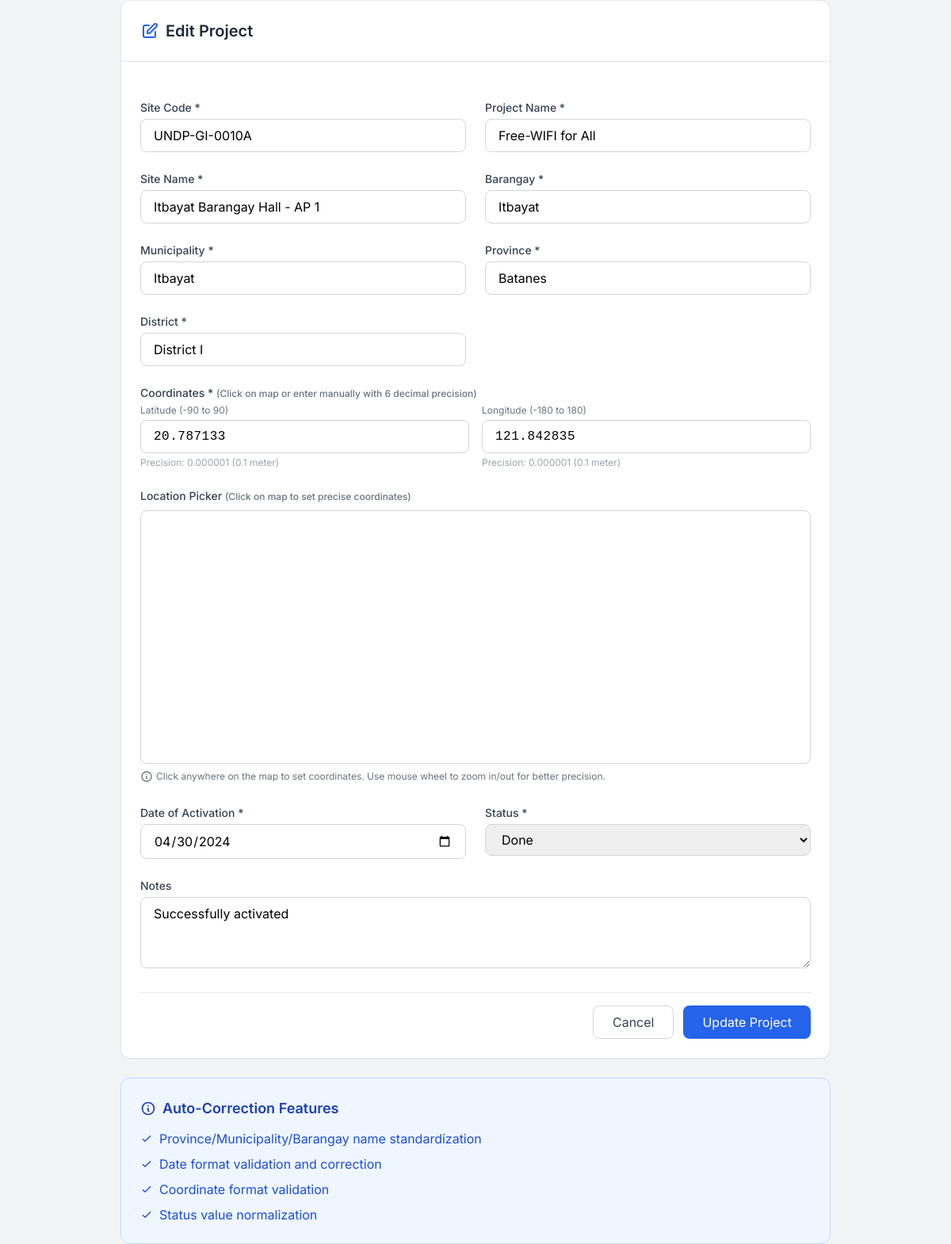
Page /pages/project-form.php?id=2 on the committed database.
### tables this page shows
CREATE TABLE IF NOT EXISTS projects (
    id INT PRIMARY KEY AUTO_INCREMENT,
    site_code VARCHAR(50) UNIQUE NOT NULL,
    project_name VARCHAR(255) NOT NULL,
    site_name VARCHAR(255) NOT NULL,
    barangay VARCHAR(100) NOT NULL,
    municipality VARCHAR(100) NOT NULL,
    province VARCHAR(100) NOT NULL,
    district VARCHAR(100) NOT NULL,
    latitude DECIMAL(10, 6) NOT NULL,
    longitude DECIMAL(10, 6) NOT NULL,
    activation_date DATE NOT NULL,
    status ENUM('Done', 'Pending') NOT NULL,
    notes TEXT,
    created_by INT,
    created_at TIMESTAMP DEFAULT CURRENT_TIMESTAMP,
    updated_at TIMESTAMP DEFAULT CURRENT_TIMESTAMP ON UPDATE CURRENT_TIMESTAMP,
    FOREIGN KEY (created_by) REFERENCES users(id) ON DELETE SET NULL,
    INDEX idx_site_code (site_code),
    INDEX idx_province (province),
    INDEX idx_status (status),
    INDEX idx_activation_date (activation_date)
);

### pages/project-form.php (the view, shortened to what this page needs)
<?php
require_once __DIR__ . '/../includes/header.php';
$projectId = isset($_GET['id']) ? (int)$_GET['id'] : null;
$project = null;
if ($projectId) {
    try {
        $db = getDB();
        $stmt = $db->prepare("SELECT * FROM projects WHERE id = ?");
        $stmt->execute([$projectId]);
        $project = $stmt->fetch();
    } catch (Exception $e) {
        header('Location: /projects/newPTS/pages/projects.php');
        exit;
    }
}
?>
<div class="max-w-4xl mx-auto">
    <div class="bg-white rounded-xl shadow-sm border border-gray-200 overflow-hidden">
        <div class="p-6 border-b border-gray-200">
            <h2 class="text-xl font-semibold text-gray-800 flex items-center gap-2">
                <svg class="w-6 h-6 text-blue-600" fill="none" stroke="currentColor" viewBox="0 0 24 24">
                    <path stroke-linecap="round" stroke-linejoin="round" stroke-width="2" d="M11 5H6a2 2 0 00-2 2v11a2 2 0 002 2h11a2 2 0 002-2v-5m-1.414-9.414a2 2 0 112.828 2.828L11.828 15H9v-2.828l8.586-8.586z"/>
                </svg>
                <?php echo $projectId ? 'Edit Project' : 'Manual Project Entry'; ?>
            </h2>
        </div>
        <form id="project-form" class="p-6 space-y-6">
            <div class="grid grid-cols-1 md:grid-cols-2 gap-6">
                <div>
                    <label class="block text-sm font-medium text-gray-700 mb-1">Site Code *</label>
                    <input type="text" id="site-code" required
                           value="<?php echo $project ? htmlspecialchars($project['site_code']) : ''; ?>"
                           class="w-full px-4 py-2 border border-gray-300 rounded-lg focus:ring-2 focus:ring-blue-500 focus:border-blue-500 outline-none"
                           placeholder="e.g., UNDP-GI-0009A">
                </div>
                <div>
                    <label class="block text-sm font-medium text-gray-700 mb-1">Project Name *</label>
                    <input type="text" id="project-name" required
                           value="<?php echo $project ? htmlspecialchars($project['project_name']) : ''; ?>"
                           class="w-full px-4 py-2 border border-gray-300 rounded-lg focus:ring-2 focus:ring-blue-500 focus:border-blue-500 outline-none"
                           placeholder="e.g., Free-WIFI for All">
                </div>
                <div>
                    <label class="block text-sm font-medium text-gray-700 mb-1">Site Name *</label>
                    <input type="text" id="site-name" required
                           value="<?php echo $project ? htmlspecialchars($project['site_name']) : ''; ?>"
                           class="w-full px-4 py-2 border border-gray-300 rounded-lg focus:ring-2 focus:ring-blue-500 focus:border-blue-500 outline-none"
                           placeholder="e.g., Raele Barangay Hall - AP 1">
                </div>
                <div>
                    <label class="block text-sm font-medium text-gray-700 mb-1">Barangay *</label>
                    <input type="text" id="barangay" required
                           value="<?php echo $project ? htmlspecialchars($project['barangay']) : ''; ?>"
                           class="w-full px-4 py-2 border border-gray-300 rounded-lg focus:ring-2 focus:ring-blue-500 focus:border-blue-500 outline-none"
                           placeholder="Enter barangay">
                </div>
                <div>
                    <label class="block text-sm font-medium text-gray-700 mb-1">Municipality *</label>
                    <input type="text" id="municipality" required
                           value="<?php echo $project ? htmlspecialchars($project['municipality']) : ''; ?>"
                           class="w-full px-4 py-2 border border-gray-300 rounded-lg focus:ring-2 focus:ring-blue-500 focus:border-blue-500 outline-none"
                           placeholder="Enter municipality">
                </div>
                <div>
                    <label class="block text-sm font-medium text-gray-700 mb-1">Province *</label>
                    <input type="text" id="province" required
                           value="<?php echo $project ? htmlspecialchars($project['province']) : ''; ?>"
                           class="w-full px-4 py-2 border border-gray-300 rounded-lg focus:ring-2 focus:ring-blue-500 focus:border-blue-500 outline-none"
                           placeholder="Type to search provinces..."
                           autocomplete="off">
                </div>
                <div>
                    <label class="block text-sm font-medium text-gray-700 mb-1">District *</label>
                    <input type="text" id="district" required
                           value="<?php echo $project ? htmlspecialchars($project['district']) : ''; ?>"
                           class="w-full px-4 py-2 border border-gray-300 rounded-lg focus:ring-2 focus:ring-blue-500 focus:border-blue-500 outline-none"
                           placeholder="e.g., District I">
                </div>
                <div class="lg:col-span-2">
                    <label class="block text-sm font-medium text-gray-700 mb-1">Coordinates * <span class="text-xs text-gray-500">(Click on map or enter manually with 6 decimal precision)</span></label>
                    <div class="grid grid-cols-1 lg:grid-cols-2 gap-4">
                        <div>
                            <label class="block text-xs text-gray-500 mb-1">Latitude (-90 to 90)</label>
                            <input type="number" id="latitude" required step="0.000001" min="-90" max="90"
                                   value="<?php echo $project ? number_format((float)$project['latitude'], 6, '.', '') : ''; ?>"
                                   class="w-full px-4 py-2 border border-gray-300 rounded-lg focus:ring-2 focus:ring-blue-500 focus:border-blue-500 outline-none font-mono"
                                   placeholder="e.g., 20.728794">
                            <p class="text-xs text-gray-400 mt-1">Precision: 0.000001 (0.1 meter)</p>
                        </div>
                        <div>
                            <label class="block text-xs text-gray-500 mb-1">Longitude (-180 to 180)</label>
                            <input type="number" id="longitude" required step="0.000001" min="-180" max="180"
                                   value="<?php echo $project ? number_format((float)$project['longitude'], 6, '.', '') : ''; ?>"
                                   class="w-full px-4 py-2 border border-gray-300 rounded-lg focus:ring-2 focus:ring-blue-500 focus:border-blue-500 outline-none font-mono"
                                   placeholder="e.g., 121.804235">
                            <p class="text-xs text-gray-400 mt-1">Precision: 0.000001 (0.1 meter)</p>
                        </div>
                    </div>
                </div>
                <div class="lg:col-span-2">
                    <label class="block text-sm font-medium text-gray-700 mb-2">Location Picker <span class="text-xs text-gray-500">(Click on map to set precise coordinates)</span></label>
                    <div id="coordinate-map" class="h-80 w-full rounded-lg border border-gray-300"></div>
                    <p class="text-xs text-gray-500 mt-2">
                        <span class="inline-flex items-center gap-1">
                            <svg class="w-4 h-4" fill="none" stroke="currentColor" viewBox="0 0 24 24">
                                <path stroke-linecap="round" stroke-linejoin="round" stroke-width="2" d="M13 16h-1v-4h-1m1-4h.01M21 12a9 9 0 11-18 0 9 9 0 0118 0z"/>
                            </svg>
                            Click anywhere on the map to set coordinates. Use mouse wheel to zoom in/out for better precision.
                        </span>
                    </p>
                </div>
                <div>
                    <label class="block text-sm font-medium text-gray-700 mb-1">Date of Activation *</label>
                    <input type="date" id="activation-date" required
                           value="<?php echo $project ? $project['activation_date'] : ''; ?>"
                           class="w-full px-4 py-2 border border-gray-300 rounded-lg focus:ring-2 focus:ring-blue-500 focus:border-blue-500 outline-none">
                </div>
                <div>
                    <label class="block text-sm font-medium text-gray-700 mb-1">Status *</label>
                    <select id="status" required
                            class="w-full px-4 py-2 border border-gray-300 rounded-lg focus:ring-2 focus:ring-blue-500 focus:border-blue-500 outline-none">
                        <option value="Done" <?php echo ($project && $project['status'] === 'Done') ? 'selected' : ''; ?>>Done</option>
                    </select>
                </div>
            </div>
            <div>
                <label class="block text-sm font-medium text-gray-700 mb-1">Notes</label>
                <textarea id="notes" rows="3" maxlength="1000"
                          class="w-full px-4 py-2 border border-gray-300 rounded-lg focus:ring-2 focus:ring-blue-500 focus:border-blue-500 outline-none"
                          placeholder="Optional notes..."><?php echo $project ? htmlspecialchars($project['notes']) : ''; ?></textarea>
            </div>
            <div class="flex justify-end gap-3 pt-4 border-t border-gray-200">
                <a href="/projects/newPTS/pages/projects.php"
                   class="px-6 py-2 border border-gray-300 text-gray-700 rounded-lg hover:bg-gray-50 transition-colors">
                    Cancel
                </a>
                <button type="submit"
                        class="px-6 py-2 bg-blue-600 text-white rounded-lg hover:bg-blue-700 transition-colors">
                    <?php echo $projectId ? 'Update Project' : 'Create Project'; ?>
                </button>
            </div>
        </form>
    </div>
    <div class="mt-6 bg-blue-50 rounded-xl border border-blue-200 p-6">
        <h3 class="text-lg font-semibold text-blue-800 mb-3 flex items-center gap-2">
            <svg class="w-5 h-5" fill="none" stroke="currentColor" viewBox="0 0 24 24">
                <path stroke-linecap="round" stroke-linejoin="round" stroke-width="2" d="M13 16h-1v-4h-1m1-4h.01M21 12a9 9 0 11-18 0 9 9 0 0118 0z"/>
            </svg>
            Auto-Correction Features
        </h3>
        <ul class="space-y-2 text-blue-700">
            <li class="flex items-center gap-2">
                <svg class="w-4 h-4" fill="none" stroke="currentColor" viewBox="0 0 24 24">
                    <path stroke-linecap="round" stroke-linejoin="round" stroke-width="2" d="M5 13l4 4L19 7"/>
                </svg>
                Province/Municipality/Barangay name standardization
            </li>
            <li class="flex items-center gap-2">
                <svg class="w-4 h-4" fill="none" stroke="currentColor" viewBox="0 0 24 24">
                    <path stroke-linecap="round" stroke-linejoin="round" stroke-width="2" d="M5 13l4 4L19 7"/>
                </svg>
                Date format validation and correction
            </li>
            <li class="flex items-center gap-2">
                <svg class="w-4 h-4" fill="none" stroke="currentColor" viewBox="0 0 24 24">
                    <path stroke-linecap="round" stroke-linejoin="round" stroke-width="2" d="M5 13l4 4L19 7"/>
                </svg>
                Coordinate format validation
            </li>
            <li class="flex items-center gap-2">
                <svg class="w-4 h-4" fill="none" stroke="currentColor" viewBox="0 0 24 24">
                    <path stroke-linecap="round" stroke-linejoin="round" stroke-width="2" d="M5 13l4 4L19 7"/>
                </svg>
                Status value normalization
            </li>
        </ul>
    </div>
</div>
<?php require_once __DIR__ . '/../includes/footer.php'; ?>

### assets/css/styles.css (style rules this page uses)
input[type="number"].font-mono { font-family: 'Consolas', 'Monaco', 'Courier New', monospace; letter-spacing: 0.5px; }
#coordinate-map { z-index: 1; }

### rows in the picture
projects: site_code "UNDP-GI-0010A", project_name "Free-WIFI for All", site_name "Itbayat Barangay Hall - AP 1", barangay "Itbayat", municipality "Itbayat", province "Batanes", district "District I", latitude "20.787133", longitude "121.842835", activation_date "04/30/2024", status "Done", notes "Successfully activated"
